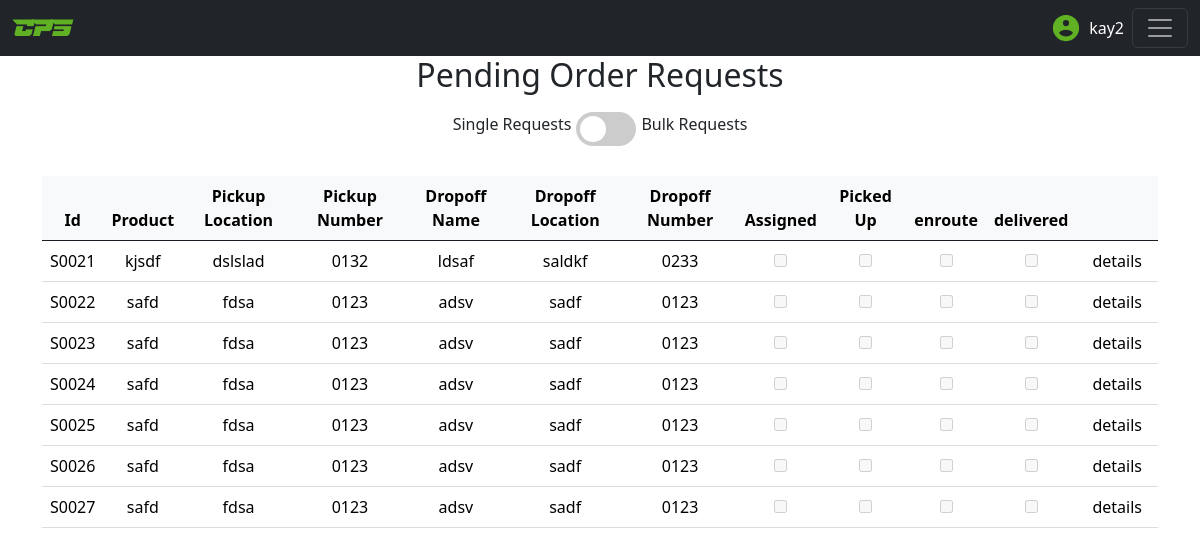
Screenshot of /pendingRequest/ (signed in) with the database file from the repository.
### delivery/models.py (models this page shows)
class DeliveryRequest(models.Model):
    class DeliveryLocations(models.TextChoices):
        KUMASI = 'Kumasi', 'Kumasi'
        CAPE_COAST = 'Cape Coast', 'Cape Coast'
        TAKORADI = 'Takoradi', 'Takoradi'
        KOFORIDUA = 'Koforidua', 'Koforidua'
        HO = 'Ho', 'Ho'
        SUNYANI = 'Sunyani', 'Sunyani'
        TARKWA = 'Tarkwa', 'Tarkwa'
        OBUASI = 'Obuasi', 'Obuasi'
        AKOSOMBO = 'Akosombo', 'Akosombo'
        TECHIMAN = 'Techiman', 'Techiman'
        NSAWAM = 'Nsawam', 'Nsawam'
        NKWAKAW = 'Nkwakaw', 'Nkwakaw'
        WINNEBA = 'Winneba', 'Winneba'
        MANKESSIM = 'Mankessim', 'Mankessim'
        SUHUM = 'Suhum', 'Suhum'
        KONONGO = 'Konongo', 'Konongo'
    class PickupLocations(models.TextChoices):
        KUMASI = 'Kumasi', 'Kumasi'
    user = models.ForeignKey(User,on_delete=models.CASCADE,null=True,blank=True)
    unique_id = models.UUIDField(default=uuid.uuid4,editable=False,unique=True)
    orderQuantity = models.PositiveIntegerField()
    product = models.CharField(max_length=255,null=True,blank=True)
    pickupNumber = models.PositiveIntegerField()
    deliveryPoint = models.CharField(max_length=10,choices=DeliveryLocations.choices,default=DeliveryLocations.KUMASI)
    dropoffLocation = models.CharField(max_length=255,null=True)
    dropoffNumber = models.PositiveIntegerField()
    dropoffName = models.CharField(max_length=255,null=True)
    pickupPoint = models.CharField(max_length=10, choices=PickupLocations.choices,default=PickupLocations.KUMASI)
    pickupLocation = models.CharField(max_length=255,null=True)
    additionalInfo = models.TextField(blank=True,null=True)
    delivered = models.BooleanField(default=False)
    assigned = models.BooleanField(default=False)
    enroute = models.BooleanField(default=False)
    pickedUp = models.BooleanField(default=False)
    rider = models.ForeignKey(Rider,on_delete=models.SET_DEFAULT,related_name='assignments',default=None,null=True,blank=True)
    restaurantOrder = models.OneToOneField(RestaurantOrder,default=None,null=True,blank=True,on_delete=models.CASCADE)
    @property
    def id_curator(self):
        id_value = str(self.id)
        start = ''
        if len(id_value) < 4:
            for i in range(4-len(id_value)):
                start += '0'
            return 'S'+str(start+id_value)
        else:
            return 'S'+str(id_value)

### delivery/views.py (the view)
# urls.py: path('pendingRequest/',pendingRequest.as_view(),name='pendingRequests'),
class pendingRequest(LoginRequiredMixin,View):
    login_url = '/login/'
    def get(self,request):
        DeliveryRequests = DeliveryRequest.objects.filter(user=request.user,delivered=False)
        DeliveryRequestBulk = BulkDeliveryRequest.objects.filter(user=request.user,delivered=False)
        context={
            'DeliveryRequests':DeliveryRequests,
            'DeliveryRequestBulk':DeliveryRequestBulk,
        }
        return render(request,'pendingRequests.html',context)

### delivery/templates/pendingRequests.html (shortened to what this page needs)
<!DOCTYPE html>
<html lang="en">
<head>
    <link href="https://cdn.jsdelivr.net/npm/bootstrap@5.3.3/dist/css/bootstrap.min.css" rel="stylesheet"
>
    {% load static %}
</head>
<body>
    <nav class="navbar navbar-dark bg-dark">
        <div class="container-fluid">
            <a class="navbar-brand" href="#" id="CPS" style="color: #61b124;">CPS</a>
            <div style="display: flex; align-items: center; gap: 8px;">
                <span style="color:white;">{{request.user}}</span>
                <button class="navbar-toggler" type="button" data-bs-toggle="offcanvas"
                    data-bs-target="#offcanvasDarkNavbar" aria-controls="offcanvasDarkNavbar"
                    aria-label="Toggle navigation">
                    <span class="navbar-toggler-icon"></span>
                </button>
            </div>
        </div>
    </nav>
    <div class="container" style="display: flex; justify-content: center;">
        <h2>Pending Order Requests</h2>
    </div>
    <div class="container" style="display: flex; justify-content: center;">
        <div style="display: flex; justify-content: center; padding: 10px;">
            <span style="padding-right: 5px;">Single Requests</span>
            <label class="switch">
                <span class="slider round"></span>
            </label>
            <span style="padding-left: 5px;">Bulk Requests</span>
        </div>
    </div>
    <div class="container" id="single" style="display: block;">
        <div class="table-responsive">
            <table class="table">
                <thead class="table-light" style="text-align: center;">
                    <th>Id</th>
                    <th>Product</th>
                    <th>Pickup Location</th>
                    <th>Pickup Number</th>
                    <th>Dropoff Name</th>
                    <th>Dropoff Location</th>
                    <th>Dropoff Number</th>
                    <th>Assigned</th>
                    <th>Picked Up</th>
                    <th>enroute</th>
                    <th>delivered</th>
                    <th></th>
                </thead>
                <tbody class="table" style="text-align: center;">
                    {% for data in DeliveryRequests %}
                    <tr>
                        <td>{{data.id_curator}}</td>
                        <td>{{data.product}}</td>
                        <td>{{data.pickupLocation}}</td>
                        <td>0{{data.pickupNumber}}</td>
                        <td>{{data.dropoffName}}</td>
                        <td>{{data.dropoffLocation}}</td>
                        <td>0{{data.dropoffNumber}}</td>
                        <td>
                            {% if data.assigned == False %}
                            <input type="checkbox" name="assigned" disabled>
                            {% else %}
                            <input type="checkbox" name="assigned" checked>
                            {% endif %}
                        </td>
                        <td>
                            {% if data.pickedUp == False %}
                            <input type="checkbox" name="assigned" disabled>
                            {% else %}
                            <input type="checkbox" name="assigned" checked>
                            {% endif %}
                        </td>
                        <td>
                            {% if data.enroute == False %}
                            <input type="checkbox" name="assigned" disabled>
                            {% else %}
                            <input type="checkbox" name="assigned" checked>
                            {% endif %}
                        </td>
                        <td>
                            {% if data.delivered == False %}
                            <input type="checkbox" name="assigned" disabled>
                            {% else %}
                            <input type="checkbox" name="assigned" checked>
                            {% endif %}
                        </td>
                        <td><a href="{% url 'detailsPage' data.id %}">details</a></td>
                    </tr>
                    {% endfor %}
                </tbody>
            </table>
        </div>
    </div>
</body>
</html>

### rows the page displays
DeliveryRequest: id_curator "S0021", product "kjsdf", pickupLocation "dslslad", pickupNumber "132", dropoffName "ldsaf", dropoffLocation "saldkf", dropoffNumber "233"
DeliveryRequest: id_curator "S0022", product "safd", pickupLocation "fdsa", pickupNumber "123", dropoffName "adsv", dropoffLocation "sadf", dropoffNumber "123"
DeliveryRequest: id_curator "S0023", product "safd", pickupLocation "fdsa", pickupNumber "123", dropoffName "adsv", dropoffLocation "sadf", dropoffNumber "123"
DeliveryRequest: id_curator "S0024", product "safd", pickupLocation "fdsa", pickupNumber "123", dropoffName "adsv", dropoffLocation "sadf", dropoffNumber "123"
DeliveryRequest: id_curator "S0025", product "safd", pickupLocation "fdsa", pickupNumber "123", dropoffName "adsv", dropoffLocation "sadf", dropoffNumber "123"
DeliveryRequest: id_curator "S0026", product "safd", pickupLocation "fdsa", pickupNumber "123", dropoffName "adsv", dropoffLocation "sadf", dropoffNumber "123"
DeliveryRequest: id_curator "S0027", product "safd", pickupLocation "fdsa", pickupNumber "123", dropoffName "adsv", dropoffLocation "sadf", dropoffNumber "123"

### other values shown
{{ request.user }} "kay2"
